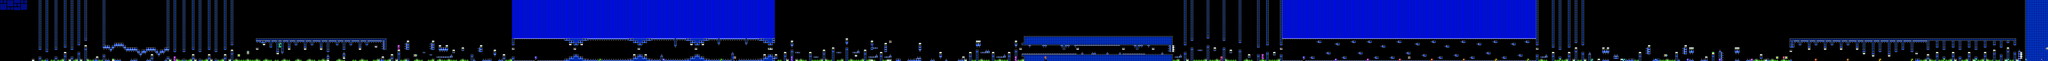

Below is a game level as drawn by its tile map, then a one-line description and the .tmx that defines it (tile-layer data replaced by summaries):
An orthogonal 896x27 tile map with 16x16 px tiles, 2 tile layers (SP, ...), 2 tilesets, 2 image layers.

<map version="1.10" tiledversion="1.11.2" orientation="orthogonal" renderorder="right-down" width="896" height="27" tilewidth="16" tileheight="16" infinite="0" nextlayerid="5" nextobjectid="1">
 <editorsettings>
  <chunksize width="16" height="27" />
  <export target="../LEVELS/LEVEL DATA/kappaclysm.csv" format="csv" />
 </editorsettings>
 <tileset firstgid="1" name="famidash" tilewidth="16" tileheight="16" tilecount="256" columns="16">
  <image source="../../../GRAPHICS/famidash.bmp" width="256" height="256" />
 </tileset>
 <tileset firstgid="257" name="sprites" tilewidth="16" tileheight="16" tilecount="256" columns="16">
  <image source="../../../GRAPHICS/sprites.png" width="256" height="256" />
 </tileset>
 <imagelayer id="3" name="Image Layer 1" parallaxx="0.9" parallaxy="0.9" repeatx="1" repeaty="1">
  <image source="../../../GRAPHICS/Old/parallax Blue.bmp" width="144" height="72" />
 </imagelayer>
 <imagelayer id="4" name="Image Layer 2" offsetx="0" offsety="432" repeatx="1">
  <image source="../../../GRAPHICS/ground.bmp" width="64" height="128" />
 </imagelayer>
 <layer id="1" width="896" height="27">
  <data>[24192 cells, 7094 non-empty, 38 distinct tile ids]</data>
 </layer>
 <layer id="2" name="SP" width="896" height="27">
  <data>[24192 cells, 249 non-empty, 38 distinct tile ids]</data>
 </layer>
</map>
